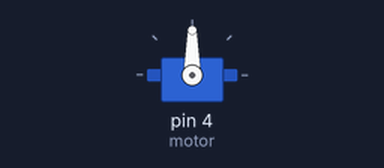
Bench run of a sketch on a simulated Arduino Uno, built with avr-gcc and run on an emulated ATmega328P. On the bench: servo.

Above: at 0.05 s.
At 1.5 s:
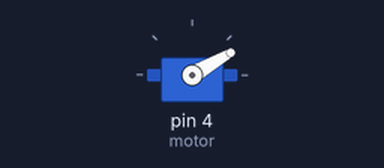
At 3.0 s:
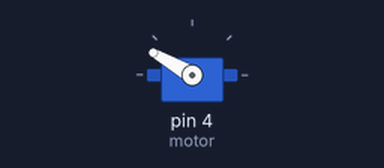
Timing chart, 0 to 6.9 s (numbered marks = the images above):
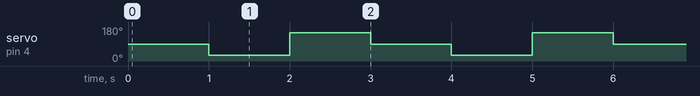

Measured:
- by itself, servo on pin 4 (motor): repeats every 3.0 s: 150° 1.0 s, 90° 1.0 s, 30° 1.0 s

The sketch:

09_servo_s_kniznicou.ino
```cpp
#include <Servo.h>

Servo motor;

void setup() {
  motor.attach(4);
}

void loop() {
  motor.write(90);
  delay(1000);
  motor.write(30);
  delay(1000);
  motor.write(150);
  delay(1000);
}
```
